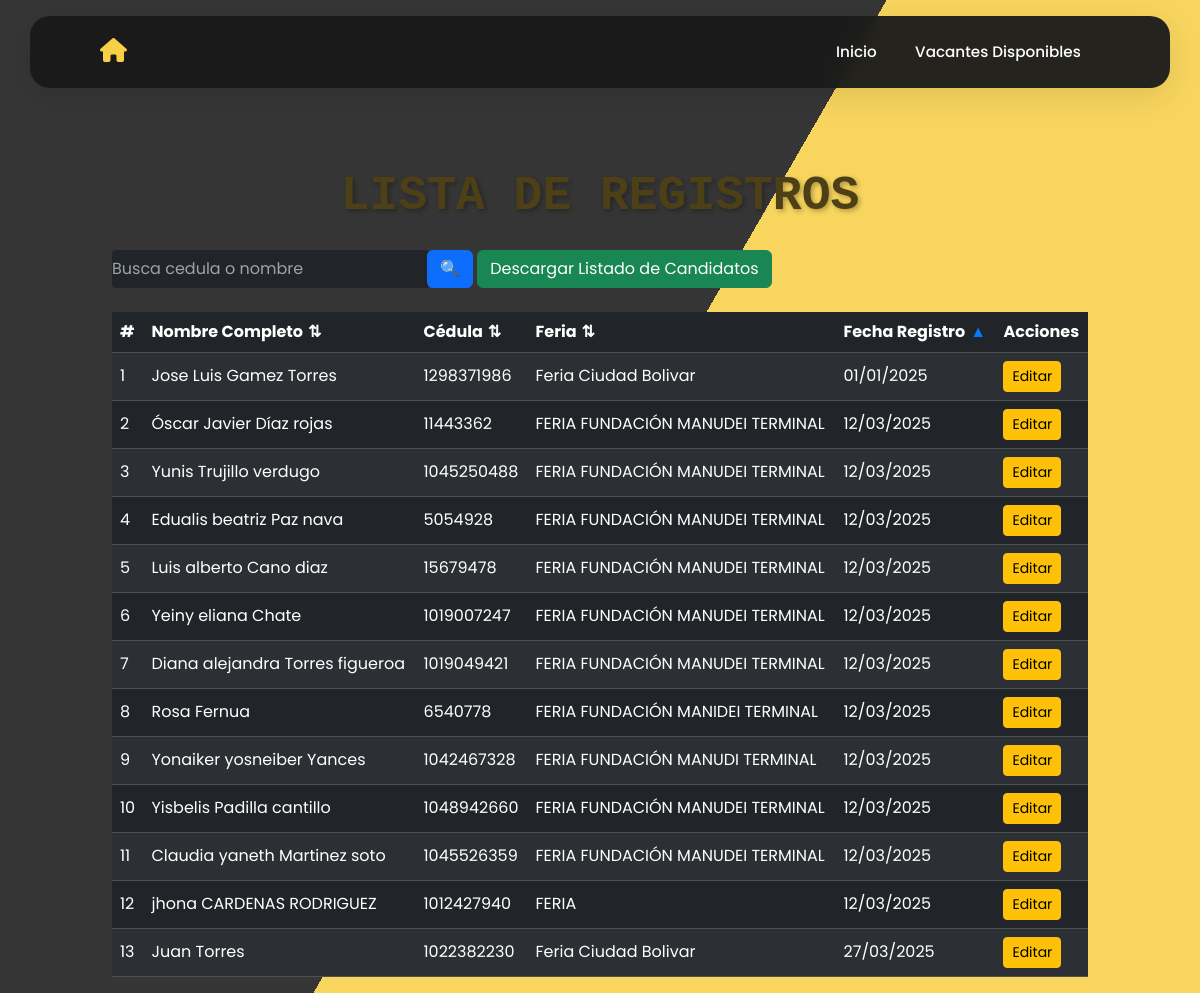
/registros/, run on the app's committed database.
### vacantes/models.py (models this page shows, shortened)
class RegistroCandidato(models.Model):
    SEX_CHOICES = [
        ('Mujer', 'Mujer'),
        ('Hombre', 'Hombre'),
        ('Intersexual', 'Intersexual'),
    ]
    DOCUMENT_TYPE_CHOICES = [
        ('CEDULA DE CIUDADANIA', 'CEDULA DE CIUDADANIA'),
        ('PERMISO ESPECIAL DE PERMANENCIA', 'PERMISO ESPECIAL DE PERMANENCIA'),
        ('TARJETA DE IDENTIDAD', 'TARJETA DE IDENTIDAD'),
        ('DOCUMENTO NACIONAL DE IDENTIFICACION', 'DOCUMENTO NACIONAL DE IDENTIFICACION'),
        ('PASAPORTE', 'PASAPORTE'),
        ('CEDULA DE EXTRANJERIA', 'CEDULA DE EXTRANJERIA'),
    ]
    EDUCATION_LEVEL_CHOICES = [
        ('BASICA PRIMARIA', 'BASICA PRIMARIA'),
        ('BASICA SECUNDARIA', 'BASICA SECUNDARIA'),
        ('BACHILLER ACADEMICO', 'BACHILLER ACADEMICO'),
        ('ESTUDIANTE BACHILLER ACADEMICO', 'ESTUDIANTE BACHILLER ACADEMICO'),
        ('TECNICO LABORAL/PROFESIONAL', 'TECNICO LABORAL/PROFESIONAL'),
        ('ESTUDIANTE TECNICO LABORAL/PROFESIONAL', 'ESTUDIANTE TECNICO LABORAL/PROFESIONAL'),
        ('TECNOLOGO', 'TECNOLOGO'),
        ('ESTUDIANTE TECNOLOGO', 'ESTUDIANTE TECNOLOGO'),
        ('PROFESIONAL', 'PROFESIONAL'),
        ('ESTUDIANTE PROFESIONAL', 'ESTUDIANTE PROFESIONAL'),
        ('POSGRADO', 'POSGRADO'),
    ]
    SCHEDULE_CHOICES = [
        ('TIEMPO COMPLETO', 'TIEMPO COMPLETO'),
        ('MEDIO TIEMPO', 'MEDIO TIEMPO'),
        ('FINES DE SEMANA', 'FINES DE SEMANA'),
    ]
    DISABILITY_CHOICES = [
        ('SI', 'Sí'),
        ('NO', 'No'),
    ]
    SISE_CHOICES = [
        ('SI', 'Sí'),
        ('NO', 'No'),
    ]
    RECRUITER_CHOICES = [
        ('Diego Alejandro Parra Pinto', 'Diego Alejandro Parra Pinto'),
        ('Jony Edilberto Chisaba Rojas', 'Jony Edilberto Chisaba Rojas'),
        ('Jose Luis Gamez Torres', 'Jose Luis Gamez Torres'),
        ('Jully Andrea Galindo Fonseca', 'Jully Andrea Galindo Fonseca'),
        ('Maria Alejandra Moreno Pedraza', 'Maria Alejandra Moreno Pedraza'),
        ('Sergio Daniel García Donado', 'Sergio Daniel García Donado'),
        ('Steven Alejandro Arevalo Benitez', 'Steven Alejandro Arevalo Benitez'),
        ('Victor De Jesus Fagua Cogollo', 'Victor De Jesus Fagua Cogollo'),
        ('Yennifer Alexandra Ruiz', 'Yennifer Alexandra Ruiz'),
        ('Yesica Natalia Lemos Lemos', 'Yesica Natalia Lemos Lemos'),
    ]
    SALARY_CHOICES = [
        ('Menos de 1 SMMLV', 'Menos de 1 SMMLV'),
        ('1 a 2 SMMLV', '1 a 2 SMMLV'),
        ('2 a 4 SMMLV', '2 a 4 SMMLV'),
        ('4 a 6 SMMLV', '4 a 6 SMMLV'),
        ('6 a 9 SMMLV', '6 a 9 SMMLV'),
        ('9 a 12 SMMLV', '9 a 12 SMMLV'),
        ('12 a 15 SMMLV', '12 a 15 SMMLV'),
        ('15 a 19 SMMLV', '15 a 19 SMMLV'),
        ('20 SMMLV en adelante', '20 SMMLV en adelante'),
    ]
    TIPO_FERIA_CHOICES = [
        ('FERIA PROPIA', 'FERIA PROPIA'),
        ('FERIA INVITADO', 'FERIA INVITADO'),
        ('FERIA MOVIL', 'FERIA MOVIL'),
    ]
    feria = models.CharField(max_length=100, blank=True, null=True)
    fecha_feria = models.DateField(default=date(2025, 1, 1), blank=True, null=True)
    tipo_feria = models.CharField(max_length=20, choices=TIPO_FERIA_CHOICES, blank=True, null=True)
    codigo_sise = models.CharField(max_length=50, blank=True, null=True)
    empresa_sise = models.CharField(max_length=100, blank=True, null=True)
    interes_practica = models.BooleanField(default=False, blank=True, null=True)
    sexo = models.CharField(max_length=16, choices=SEX_CHOICES)
    tipo_documento = models.CharField(max_length=50, choices=DOCUMENT_TYPE_CHOICES)
    numero_documento = models.CharField(max_length=20, unique=True)
    nombres = models.CharField(max_length=100)
    apellidos = models.CharField(max_length=100)
    numero_celular = models.CharField(max_length=15)
    correo_electronico = models.EmailField()
    fecha_nacimiento = models.DateField()
    formacion_academica = models.CharField(max_length=40, choices=EDUCATION_LEVEL_CHOICES)
    programa_academico = models.CharField(max_length=100)
    experiencia_laboral = models.TextField(blank=True, null=True)
    interes_ocupacional = models.TextField(blank=True, null=True)
    departamento = models.ForeignKey(Departamento, on_delete=models.SET_NULL, null=True, blank=True)
    ciudad = models.ForeignKey(Ciudad, on_delete=models.SET_NULL, null=True, blank=True)
    candidato_discapacidad = models.CharField(max_length=2, choices=DISABILITY_CHOICES)
    tipo_discapacidad = models.CharField(max_length=100, blank=True, null=True)
    horario_interesado = models.CharField(max_length=20, choices=SCHEDULE_CHOICES)
    semestre_grado = models.CharField(max_length=100, blank=True, null=True)
    aspiracion_salarial = models.CharField(
        max_length=50,
        choices=SALARY_CHOICES,
        help_text="Seleccione una opción de aspiración salarial.",
        blank=True
    )
    registrado_en_sise = models.CharField(max_length=2, choices=SISE_CHOICES, blank=True, null=True)
    tecnico_seleccion = models.CharField(max_length=40, choices=RECRUITER_CHOICES, blank=True, null=True)
    vacantes_disponibles = models.ManyToManyField("Vacante", related_name="candidatos", blank=True)
    class Meta:
        verbose_name = "Registro de Candidato"
        verbose_name_plural = "Registros de Candidatos"

### vacantes/views.py (the view)
# urls.py: path('registros/', views.lista_registros, name='lista_registros'),
def lista_registros(request):
    query = request.GET.get('q', '')  # Captura el término de búsqueda
    order_by = request.GET.get('order_by', 'fecha_feria')  # Ordenación por defecto
    order_dir = request.GET.get('order_dir', 'asc')  # Dirección por defecto
    registros = RegistroCandidato.objects.all()
    registros = registros.annotate(
        nombres_lower=Lower('nombres'),
        apellidos_lower=Lower('apellidos'),
        documento_lower=Lower('numero_documento')
    )
    if query:
        registros = registros.filter(
            Q(nombres_lower__icontains=query) |
            Q(apellidos_lower__icontains=query) |
            Q(documento_lower__icontains=query)
        )
    order_fields = {
        'nombres': 'nombres_lower',
        'apellidos': 'apellidos_lower',
        'numero_documento': 'documento_lower',
        'feria': 'feria',
        'fecha_feria': 'fecha_feria'
    }
    sort_field = order_fields.get(order_by, 'fecha_feria')
    if order_dir == 'desc':
        registros = registros.order_by(f'-{sort_field}')
    else:
        registros = registros.order_by(sort_field)
    context = {
        'registros': registros,
        'query': query,
        'order_by': order_by,
        'order_dir': order_dir
    }
    return render(request, 'lista_registros.html', context)

### vacantes/templates/lista_registros.html (shortened to what this page needs)
{% extends 'base.html' %}
{% block contenido %}
<div class="container mt-5">
    <h1 class="text-center">Lista de Registros</h1>
    <form method="get" class="mb-4">
        <div class="input-group">
            <input class="text-white bg-dark" type="text" name="q" value="{{ query }}" class="form-control" placeholder="Busca cedula o nombre">
            <div class="input-group-append">
                <button class="btn btn-primary" type="submit">🔍</button>
                <a href="{% url 'exportar_candidatos' %}" class="btn btn-success">Descargar Listado de Candidatos</a>
            </div>
        </div>
    </form>
    <table class="table table-dark table-striped">
        <thead>
            <tr>
                <th>#</th>
                <th>
                    <a href="?{% if order_by == 'nombres' and order_dir == 'asc' %}order_by=nombres&order_dir=desc{% else %}order_by=nombres&order_dir=asc{% endif %}{% if query %}&q={{ query }}{% endif %}">
                        Nombre Completo
                        {% if order_by == 'nombres' %}
                            {% if order_dir == 'asc' %}
                                <span class="sort-icon current-sort">▲</span>
                            {% else %}
                                <span class="sort-icon current-sort">▼</span>
                            {% endif %}
                        {% else %}
                            <span class="sort-icon">⇅</span>
                        {% endif %}
                    </a>
                </th>
                <th>
                    <a href="?{% if order_by == 'numero_documento' and order_dir == 'asc' %}order_by=numero_documento&order_dir=desc{% else %}order_by=numero_documento&order_dir=asc{% endif %}{% if query %}&q={{ query }}{% endif %}">
                        Cédula
                        {% if order_by == 'numero_documento' %}
                            {% if order_dir == 'asc' %}
                                <span class="sort-icon current-sort">▲</span>
                            {% else %}
                                <span class="sort-icon current-sort">▼</span>
                            {% endif %}
                        {% else %}
                            <span class="sort-icon">⇅</span>
                        {% endif %}
                    </a>
                </th>
                <th>
                    <a href="?{% if order_by == 'feria' and order_dir == 'asc' %}order_by=feria&order_dir=desc{% else %}order_by=feria&order_dir=asc{% endif %}{% if query %}&q={{ query }}{% endif %}">
                        Feria
                        {% if order_by == 'feria' %}
                            {% if order_dir == 'asc' %}
                                <span class="sort-icon current-sort">▲</span>
                            {% else %}
                                <span class="sort-icon current-sort">▼</span>
                            {% endif %}
                        {% else %}
                            <span class="sort-icon">⇅</span>
                        {% endif %}
                    </a>
                </th>
                <th>
                    <a href="?{% if order_by == 'fecha_feria' and order_dir == 'asc' %}order_by=fecha_feria&order_dir=desc{% else %}order_by=fecha_feria&order_dir=asc{% endif %}{% if query %}&q={{ query }}{% endif %}">
                        Fecha Registro
                        {% if order_by == 'fecha_feria' %}
                            {% if order_dir == 'asc' %}
                                <span class="sort-icon current-sort">▲</span>
                            {% else %}
                                <span class="sort-icon current-sort">▼</span>
                            {% endif %}
                        {% else %}
                            <span class="sort-icon">⇅</span>
                        {% endif %}
                    </a>
                </th>
                <th>Acciones</th>
            </tr>
        </thead>
        <tbody>
            {% for registro in registros %}
                <tr>
                    <td>{{ forloop.counter }}</td>
                    <td>{{ registro.nombres }} {{ registro.apellidos }}</td>
                    <td>{{ registro.numero_documento }}</td>
                    <td>{{ registro.feria }}</td>
                    <td>{{ registro.fecha_feria|date:"d/m/Y" }}</td>
                    <td>
                        <a href="{% url 'editar_registro' registro.pk %}" class="btn btn-warning btn-sm">Editar</a>
                    </td>
                </tr>
            {% empty %}
                <tr>
                    <td colspan="6" class="text-center">No se encontraron registros.</td>
                </tr>
            {% endfor %}
        </tbody>
    </table>
</div>
{% endblock %}

### vacantes/static/css/styles.css (style rules this page uses)
.input-group input { border-radius: 0.25rem 0 0 0.25rem; }
.table th, .table td { vertical-align: middle; }
body { font-family: Arial, sans-serif; background-color: #f8f9fa; }
button { background-color: #f8d047; border: none; padding: 10px; color: white; font-size: 16px; cursor: pointer; border-radius: 4px; }
h1 { font-family:monospace; }

### vacantes/templates/base.html (style rules this page uses)
:root { --nav-bg: #1a1a1a; --nav-accent: #f8d047; --nav-text: #ffffff; }
body { font-family: 'Poppins', sans-serif; overflow-x: hidden; }

### vacantes/templates/lista_registros.html (style rules this page uses)
h1.text-center { font-size: 3rem !important; font-weight: bold !important; color: #4d4017 !important; text-transform: uppercase !important; line-height: 1.2; margin-bottom: 1.5rem; text-shadow: 2px 2px 5px rgba(0, 0, 0, 0.3); }
.sort-icon { display: inline-block; margin-left: 5px; cursor: pointer; }
th { position: relative; }
th a { color: inherit; text-decoration: none; display: flex; align-items: center; }
.current-sort { color: #007bff; }

### data on the page
RegistroCandidato: nombres "Jose Luis", apellidos "Gamez Torres", numero_documento "1298371986", feria "Feria Ciudad Bolivar", fecha_feria "01/01/2025"
RegistroCandidato: nombres "Óscar Javier", apellidos "Díaz rojas", numero_documento "11443362", feria "FERIA FUNDACIÓN MANUDEI TERMINAL", fecha_feria "12/03/2025"
RegistroCandidato: nombres "Yunis", apellidos "Trujillo verdugo", numero_documento "1045250488", feria "FERIA FUNDACIÓN MANUDEI TERMINAL", fecha_feria "12/03/2025"
RegistroCandidato: nombres "Edualis beatriz", apellidos "Paz nava", numero_documento "5054928", feria "FERIA FUNDACIÓN MANUDEI TERMINAL", fecha_feria "12/03/2025"
RegistroCandidato: nombres "Luis alberto", apellidos "Cano diaz", numero_documento "15679478", feria "FERIA FUNDACIÓN MANUDEI TERMINAL", fecha_feria "12/03/2025"
RegistroCandidato: nombres "Yeiny eliana", apellidos "Chate", numero_documento "1019007247", feria "FERIA FUNDACIÓN MANUDEI TERMINAL", fecha_feria "12/03/2025"
RegistroCandidato: nombres "Diana alejandra", apellidos "Torres figueroa", numero_documento "1019049421", feria "FERIA FUNDACIÓN MANUDEI TERMINAL", fecha_feria "12/03/2025"
RegistroCandidato: nombres "Rosa", apellidos "Fernua", numero_documento "6540778", feria "FERIA FUNDACIÓN MANIDEI TERMINAL", fecha_feria "12/03/2025"
RegistroCandidato: nombres "Yonaiker yosneiber", apellidos "Yances", numero_documento "1042467328", feria "FERIA FUNDACIÓN MANUDI TERMINAL", fecha_feria "12/03/2025"
RegistroCandidato: nombres "Yisbelis", apellidos "Padilla cantillo", numero_documento "1048942660", feria "FERIA FUNDACIÓN MANUDEI TERMINAL", fecha_feria "12/03/2025"
RegistroCandidato: nombres "Claudia yaneth", apellidos "Martinez soto", numero_documento "1045526359", feria "FERIA FUNDACIÓN MANUDEI TERMINAL", fecha_feria "12/03/2025"
RegistroCandidato: nombres "jhona", apellidos "CARDENAS RODRIGUEZ", numero_documento "1012427940", feria "FERIA", fecha_feria "12/03/2025"
RegistroCandidato: nombres "Juan", apellidos "Torres", numero_documento "1022382230", feria "Feria Ciudad Bolivar", fecha_feria "27/03/2025"
